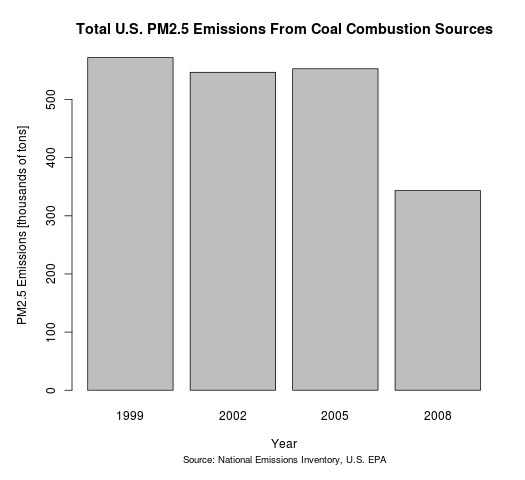

This figure's R source:
# Script for generating the fourth plot of the assignment. This plot will show
# the total PM2.5 emissions across the U.S. for all coal combustion sources
# between 1999 and 2008.

# Check if the data frame 'fnei' exists into which I have stored the data. If
# not run the script which will get the data and place it into this data frame.
if(!exists("fnei")){
    source("getFNEI_dataset.R")
}

# Use the dplyr package to filter coal sources and summarize total emissions.
library(dplyr)

# Find all the EI.Sector sources which are coal combustion related.
coalSources <- mapply(grep, 'Coal', unique(fnei$EI.Sector), value=TRUE)
coalSources <- as.vector(coalSources)  # change matrix to vector

# Filter emission data by coal sources and sum emissions over each year.
coalEmissions <- fnei %>% filter(EI.Sector %in% coalSources) %>%
    group_by(year) %>%
    summarize(totalEmis = sum(Emissions))

# Create a png of a barplot of the total emissions for each reported year.
# Note that I am scaling the y axis to make it more readable.
png(filename="Plot4.png", width=525, height=480, units="px")
par(mar=c(6,5,4,2))  # increase bottom and left margins.
barplot(coalEmissions$totalEmis / 1e+3, names.arg=coalEmissions$year,
        ylab="PM2.5 Emissions [thousands of tons]", xlab="Year")
title(main="Total U.S. PM2.5 Emissions From Coal Combustion Sources",
      sub="Source: National Emissions Inventory, U.S. EPA",
      cex.sub=0.8)
dev.off()
